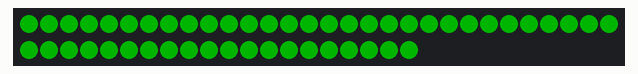
The program below on a simulated Raspberry Pi Pico W. Shown: 50 RGB LEDs in strip order, left to right, continuing on the next row. Dim RGB values are drawn brighter than linear; colours are those a GRB WS2812 strip shows for the declared byte order; what the program prints to the serial monitor is not drawn.

Above: at 2.1 s.
At 3.1 s:
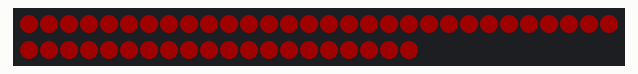
At 4.1 s:
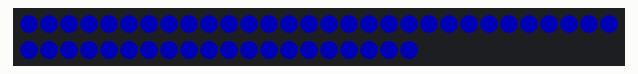
At 5.16 s:
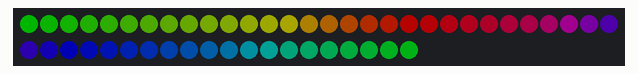
At 21.49 s:
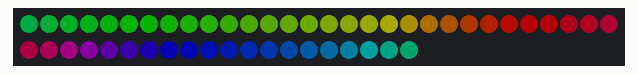
At 37.82 s:
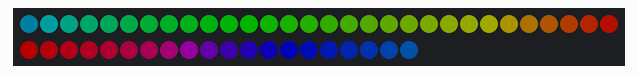

Measured:
- what the display in image 0 shows lasts 1.0 s, from 2.0 s to 3.0 s

The program:

main.cpp
```cpp
#include <Arduino.h>
#include <FastLED.h>

// Both Plasma Stick 2040 W and Plasma 2040 use pin 15 for LED data, see value of DAT in:
// https://github.com/pimoroni/pimoroni-pico/blob/main/libraries/plasma_stick/plasma_stick.hpp
// https://github.com/pimoroni/pimoroni-pico/blob/main/libraries/plasma2040/plasma2040.hpp
#define LED_DAT_PIN     15
#define LED_RGB_ORDER   EOrder::RGB
#define NUM_LEDS        50
#define LED_BRIGHTNESS  64
#define LOOP_DELAY      20

CRGB g_LEDs[NUM_LEDS] = {0};

void TestSolid(const CRGB &colour) {
    fill_solid(g_LEDs, NUM_LEDS, colour);
    FastLED.show();
    delay(1000);
}

void setup() {
    Serial.begin();
    delay(2000); // "while (!Serial) {}" blocks on RP2040 unless USB is actually connected, so we just delay instead
    Serial.printf("\nPlasmaFastLed started\n");

    pinMode(LED_DAT_PIN, OUTPUT);

    FastLED.addLeds<WS2812B, LED_DAT_PIN, LED_RGB_ORDER>(g_LEDs, NUM_LEDS);
    FastLED.setBrightness(LED_BRIGHTNESS);

    // Confirm we have correct RGB order by showing all LEDs in each primary colour for one second
    Serial.println("Starting colour tests");
    TestSolid(CRGB::Red);
    TestSolid(CRGB::Green);
    TestSolid(CRGB::Blue);

    Serial.println("Starting rainbow test");
}

void loop() {
    const uint8_t deltaHue = 256/NUM_LEDS;  // change in hue between LEDs required to display entire rainbow
    const uint8_t stepHue = 1;              // change in initial hue each time we are called
    static uint8_t initialHue = 0;          // current initial hue

    // Display simple moving rainbow effect for testing
    fill_rainbow(g_LEDs, NUM_LEDS, initialHue, deltaHue);
    FastLED.show();
    initialHue += stepHue;

    EVERY_N_SECONDS(3) {
        // Print something to show we are still running, even if LEDs are not working
        Serial.print(".");
    }

    delay(LOOP_DELAY);
}
```
